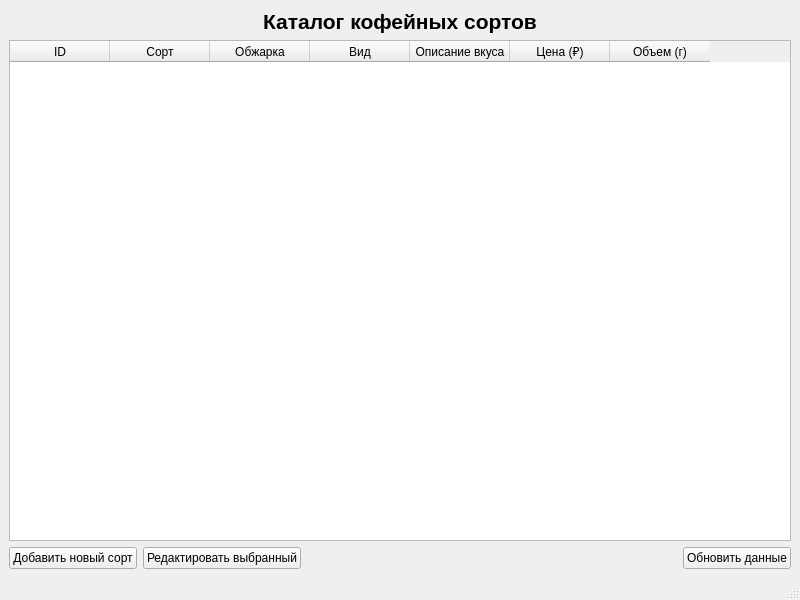
<?xml version="1.0" encoding="UTF-8"?>

<ui version="4.0">
<class>MainWindow</class>
<widget class="QMainWindow" name="MainWindow">
<property name="geometry">
<rect>
<x>0</x>
<y>0</y>
<width>800</width>
<height>600</height>
</rect>
</property>
<property name="windowTitle">
<string>Информация о кофе</string>
</property>
<widget class="QWidget" name="centralwidget">
<layout class="QVBoxLayout" name="verticalLayout">
<item>
<widget class="QLabel" name="titleLabel">
<property name="font">
<font>
<pointsize>16</pointsize>
<weight>75</weight>
<bold>true</bold>
</font>
</property>
<property name="text">
<string>Каталог кофейных сортов</string>
</property>
<property name="alignment">
<set>Qt::AlignCenter</set>
</property>
</widget>
</item>
<item>
<widget class="QTableWidget" name="coffeeTable">
<property name="editTriggers">
<set>QAbstractItemView::NoEditTriggers</set>
</property>
<property name="selectionBehavior">
<enum>QAbstractItemView::SelectRows</enum>
</property>
<property name="columnCount">
<number>7</number>
</property>
<attribute name="horizontalHeaderStretchLastSection">
<bool>false</bool>
</attribute>
<column>
<property name="text">
<string>ID</string>
</property>
</column>
<column>
<property name="text">
<string>Сорт</string>
</property>
</column>
<column>
<property name="text">
<string>Обжарка</string>
</property>
</column>
<column>
<property name="text">
<string>Вид</string>
</property>
</column>
<column>
<property name="text">
<string>Описание вкуса</string>
</property>
</column>
<column>
<property name="text">
<string>Цена (₽)</string>
</property>
</column>
<column>
<property name="text">
<string>Объем (г)</string>
</property>
</column>
</widget>
</item>
<item>
<layout class="QHBoxLayout" name="horizontalLayout">
<item>
<widget class="QPushButton" name="addButton">
<property name="text">
<string>Добавить новый сорт</string>
</property>
</widget>
</item>
<item>
<widget class="QPushButton" name="editButton">
<property name="text">
<string>Редактировать выбранный</string>
</property>
</widget>
</item>
<item>
<spacer name="horizontalSpacer">
<property name="orientation">
<enum>Qt::Horizontal</enum>
</property>
<property name="sizeHint" stdset="0">
<size>
<width>40</width>
<height>20</height>
</size>
</property>
</spacer>
</item>
<item>
<widget class="QPushButton" name="refreshButton">
<property name="text">
<string>Обновить данные</string>
</property>
</widget>
</item>
</layout>
</item>
</layout>
</widget>
<widget class="QMenuBar" name="menubar"/>
<widget class="QStatusBar" name="statusbar"/>
</widget>
<resources/>
<connections/>
</ui>
